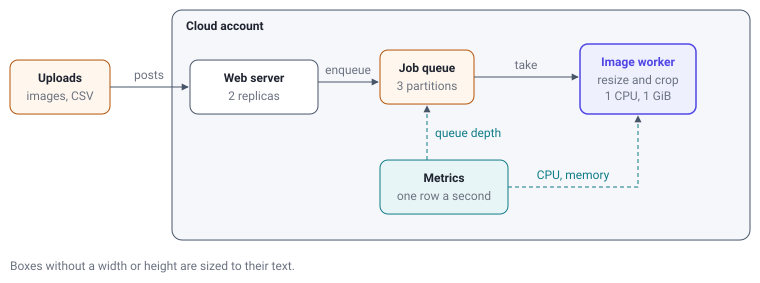

Recreate this plot in Python.
"""Boxes sized to their text, a group, and arrows that find the facing sides."""
from svgkit import Diagram, box_size

d = Diagram(760, label="Example pipeline")
d.group(172, 10, 578, 230, "Cloud account")

src = d.box(10, 60, title="Uploads", subtitle="images, CSV", kind="kafka")
w = max(box_size("Web server", "2 replicas")[0], box_size("Metrics", "one row a second")[0])
web = d.box(190, 60, w, title="Web server", subtitle="2 replicas")
queue = d.box(380, 50, title="Job queue", subtitle="3 partitions", kind="topic")
worker = d.box(580, 44, title="Image worker", subtitle=["resize and crop", "1 CPU, 1 GiB"], kind="app",
               emphasis=True)
metrics = d.box(380, 160, title="Metrics", subtitle="one row a second", kind="state")

d.arrow(src, web, "posts")
d.arrow(web, queue, "enqueue")
d.arrow(queue, worker, "take")
d.arrow(metrics, queue, "queue depth", dashed=True, color="state")
d.arrow(metrics, worker, "CPU, memory", dashed=True, color="state")
d.note(10, 270, "Boxes without a width or height are sized to their text.")
d.save()
